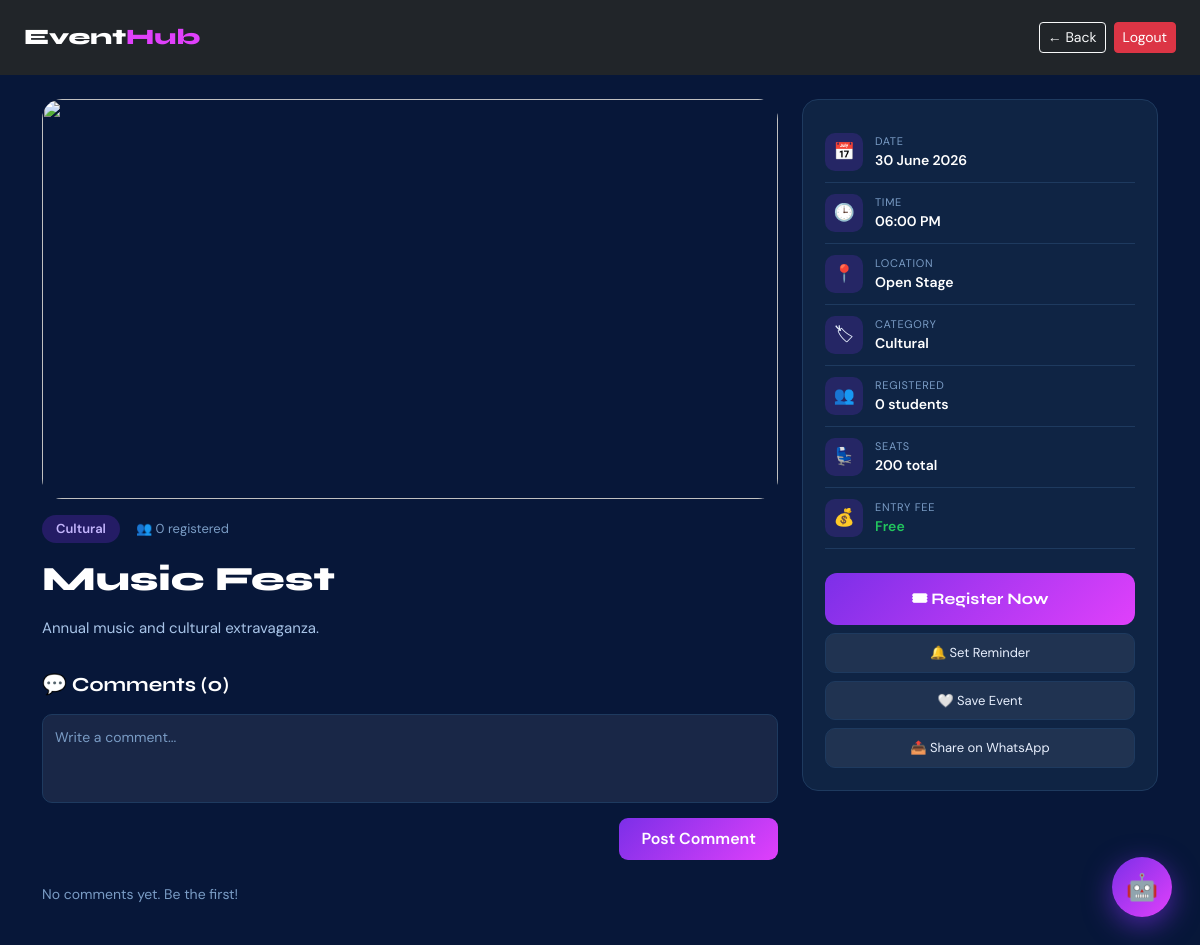
Screenshot of /event/3 (signed in) with the database file from the repository.
### tables this page shows
CREATE TABLE events(
        id INTEGER PRIMARY KEY AUTOINCREMENT,
        title TEXT, date TEXT, time TEXT, location TEXT,
        image TEXT, category TEXT,
        description TEXT DEFAULT '',
        seats INTEGER DEFAULT 100,
        fee INTEGER DEFAULT 0);

### app.py (the view)
@app.route("/event/<int:event_id>")
@login_required
def event_details(event_id):
    conn = get_connection(); cur = conn.cursor()
    cur.execute("SELECT * FROM events WHERE id=?", (event_id,))
    event = cur.fetchone()
    cur.execute("SELECT COUNT(*) FROM registrations WHERE event_id=?", (event_id,))
    reg_count = cur.fetchone()[0]
    cur.execute("""SELECT f.*, u.name as uname FROM feedback f
                   LEFT JOIN users u ON f.user_name=u.name
                   WHERE f.event_id=? ORDER BY f.id DESC""", (event_id,))
    reviews = cur.fetchall()
    cur.execute("SELECT * FROM comments WHERE event_id=? ORDER BY id DESC", (event_id,))
    comments = cur.fetchall()
    cur.execute("SELECT id FROM registrations WHERE event_id=? AND registered_by=?",
                (event_id, session.get("user","")))
    existing_reg = cur.fetchone()
    reg_id = existing_reg["id"] if existing_reg else None
    conn.close()
    if not event: return "Event not found", 404
    return render_template("event_details.html", event=event, reg_count=reg_count,
                           reviews=reviews, comments=comments, reg_id=reg_id)

### app.py (called while the page is built)
def event_image_url(event):
    img = (event["image"] or "").strip()
    if img:
        path = os.path.join("static","uploads",img)
        if os.path.exists(path):
            return url_for("static", filename="uploads/"+img)
    return CATEGORY_IMAGES.get(event["category"] or "default", CATEGORY_IMAGES["default"])

def login_required(f):
    from functools import wraps
    @wraps(f)
    def decorated(*a, **kw):
        if "user" not in session:
            return redirect(url_for("login"))
        return f(*a, **kw)
    return decorated

### database.py (called while the page is built)
def get_connection():
    conn = sqlite3.connect(DB_PATH)
    conn.row_factory = sqlite3.Row
    return conn

### templates/event_details.html (shortened to what this page needs)
<!DOCTYPE html>
<html lang="en">
<head>
<link href="https://cdn.jsdelivr.net/npm/bootstrap@5.3.3/dist/css/bootstrap.min.css" rel="stylesheet">
</head>
<body>
<nav class="navbar navbar-dark bg-dark px-4 py-3 sticky-top">
  <a class="navbar-brand" href="/">Event<span>Hub</span></a>
  <div class="d-flex gap-2">
    <a href="/" class="btn btn-outline-light btn-sm">← Back</a>
    <a href="/logout" class="btn btn-danger btn-sm">Logout</a>
  </div>
</nav>
<div class="container py-4">
  <div class="row g-4">
    <div class="col-lg-8">
      <img src="{{ event_image_url(event) }}" class="hero-img"
           onerror="this.src='https://images.unsplash.com/photo-1492684223066-81342ee5ff30?w=800'">
      <div class="mt-3 d-flex align-items-center gap-3 flex-wrap">
        <span class="badge-cat">{{ event['category'] }}</span>
        <span style="color:#7a9cc5;font-size:13px;">👥 {{ reg_count }} registered</span>
      </div>
      <h1 class="event-title">{{ event['title'] }}</h1>
      {% if event['description'] %}
      <p class="desc">{{ event['description'] }}</p>
      {% endif %}
      <div class="section-title">💬 Comments ({{ comments|length if comments else 0 }})</div>
      <div class="comment-form mb-4">
        <form method="POST" action="/event/{{ event['id'] }}/comment">
          <textarea name="comment" rows="3" placeholder="Write a comment..." required></textarea>
          <div class="d-flex justify-content-end mt-2">
            <button type="submit" class="btn-comment">Post Comment</button>
          </div>
        </form>
      </div>
      {% if comments %}
        {% for c in comments %}
        <div class="comment-card">
          <div class="d-flex justify-content-between align-items-start">
            <div>
              <span class="comment-user">{{ c.user_name }}</span>
              <span class="comment-time ms-2">{{ c.created_at }}</span>
            </div>
            {% if session.get('admin') %}
            <a href="/comment/delete/{{ c.id }}" class="btn btn-sm btn-outline-danger py-0 px-2"
               onclick="return confirm('Delete this comment?')" style="font-size:11px;">🗑</a>
            {% endif %}
          </div>
          <p class="comment-text">{{ c.comment }}</p>
        </div>
        {% endfor %}
      {% else %}
        <p style="color:#7a9cc5;font-size:14px;">No comments yet. Be the first!</p>
      {% endif %}
    </div>
    <div class="col-lg-4">
      <div class="info-card">
        <div class="info-row"><div class="info-icon">📅</div><div><div class="info-label">Date</div><div class="info-val">{{ event['date'] }}</div></div></div>
        <div class="info-row"><div class="info-icon">🕒</div><div><div class="info-label">Time</div><div class="info-val">{{ event['time'] }}</div></div></div>
        <div class="info-row"><div class="info-icon">📍</div><div><div class="info-label">Location</div><div class="info-val">{{ event['location'] }}</div></div></div>
        <div class="info-row"><div class="info-icon">🏷</div><div><div class="info-label">Category</div><div class="info-val">{{ event['category'] }}</div></div></div>
        <div class="info-row"><div class="info-icon">👥</div><div><div class="info-label">Registered</div><div class="info-val">{{ reg_count }} students</div></div></div>
        {% if event['seats'] %}
        <div class="info-row"><div class="info-icon">💺</div><div><div class="info-label">Seats</div><div class="info-val">{{ event['seats'] }} total</div></div></div>
        {% endif %}
        <div class="info-row">
          <div class="info-icon">💰</div>
          <div>
            <div class="info-label">Entry Fee</div>
            {% if event['fee'] and event['fee']|int > 0 %}
            <div class="info-val">₹{{ event['fee'] }}</div>
            {% else %}
            <div class="info-val" style="color:#22c55e;">Free</div>
            {% endif %}
          </div>
        </div>
        <div class="mt-4 d-flex flex-column gap-2">
          <a href="/register_event/{{ event['id'] }}" class="btn-register" id="regBtn">🎟 Register Now</a>
          <button class="btn-action" id="remBtn" onclick="toggleReminder({{ event['id'] }}, this)">
            🔔 Set Reminder
          </button>
          <button class="btn-action" id="wishBtn" onclick="toggleWish({{ event['id'] }}, this)">
            🤍 Save Event
          </button>
          <a href="https://wa.me/?text=Join {{ event['title'] }} on {{ event['date'] }} at {{ event['location'] }}!" target="_blank" class="btn-action">
            📤 Share on WhatsApp
          </a>
        </div>
      </div>
    </div>
  </div>
</div>
{% include 'chatbot.html' %}
</body>
</html>

### templates/event_details.html (style rules this page uses)
body { background:#071739;color:#e8f0fe;font-family:'DM Sans',sans-serif; }
.navbar-brand { font-family:'Syne',sans-serif;font-size:22px;font-weight:800;color:#fff; }
.navbar-brand span { color:#e040fb; }
.hero-img { width:100%;height:400px;object-fit:cover;border-radius:20px; }
.event-title { font-family:'Syne',sans-serif;font-size:34px;font-weight:800;color:#fff;margin:16px 0 8px; }
.badge-cat { background:rgba(124,47,232,.25);color:#c4b5fd;border-radius:20px;padding:4px 14px;font-size:13px;font-weight:600; }
.desc { color:#a8c4e8;line-height:1.75;font-size:15px;margin-top:16px; }
.info-card { background:#0f2444;border:1px solid #1e3a5f;border-radius:16px;padding:22px;position:sticky;top:80px; }
.info-row { display:flex;align-items:center;gap:12px;padding:11px 0;border-bottom:1px solid #1e3a5f; }
.info-icon { width:38px;height:38px;border-radius:10px;background:rgba(124,47,232,.2);display:flex;align-items:center;justify-content:center;font-size:17px;flex-shrink:0; }
.info-label { font-size:11px;color:#7a9cc5;text-transform:uppercase;letter-spacing:.7px; }
.info-val { font-size:14px;font-weight:600;color:#fff; }
.btn-register { background:linear-gradient(135deg,#7c2fe8,#e040fb);border:none;color:#fff;border-radius:12px;padding:14px;font-size:16px;font-weight:700;width:100%;transition:.2s;font-family:'Syne',sans-serif;cursor:pointer;text-decoration:none;display:block;text-align:center; }
.btn-action { background:rgba(255,255,255,.07);border:1px solid #1e3a5f;color:#e8f0fe;border-radius:10px;padding:9px 14px;font-size:13px;cursor:pointer;transition:.2s;width:100%;display:flex;align-items:center;justify-content:center;gap:6px;text-decoration:none; }
.section-title { font-family:'Syne',sans-serif;font-size:20px;font-weight:700;color:#fff;margin:28px 0 14px; }
.comment-form textarea { background:rgba(255,255,255,.07);border:1px solid #1e3a5f;color:#fff;border-radius:10px;padding:12px;width:100%;font-family:'DM Sans',sans-serif;font-size:14px;resize:none;outline:none; }
.comment-form textarea::placeholder { color:#7a9cc5; }
.btn-comment { background:linear-gradient(135deg,#7c2fe8,#e040fb);border:none;color:#fff;border-radius:9px;padding:9px 22px;font-weight:600;cursor:pointer;transition:.2s; }

### rows the page displays
events: category "Cultural", title "Music Fest", description "Annual music and cultural extravaganza.", date "30 June 2026", time "06:00 PM", location "Open Stage", seats "200"

### other values shown
{{ reg_count }} "0"
{{ comments|length if comments else 0 }} "0"
